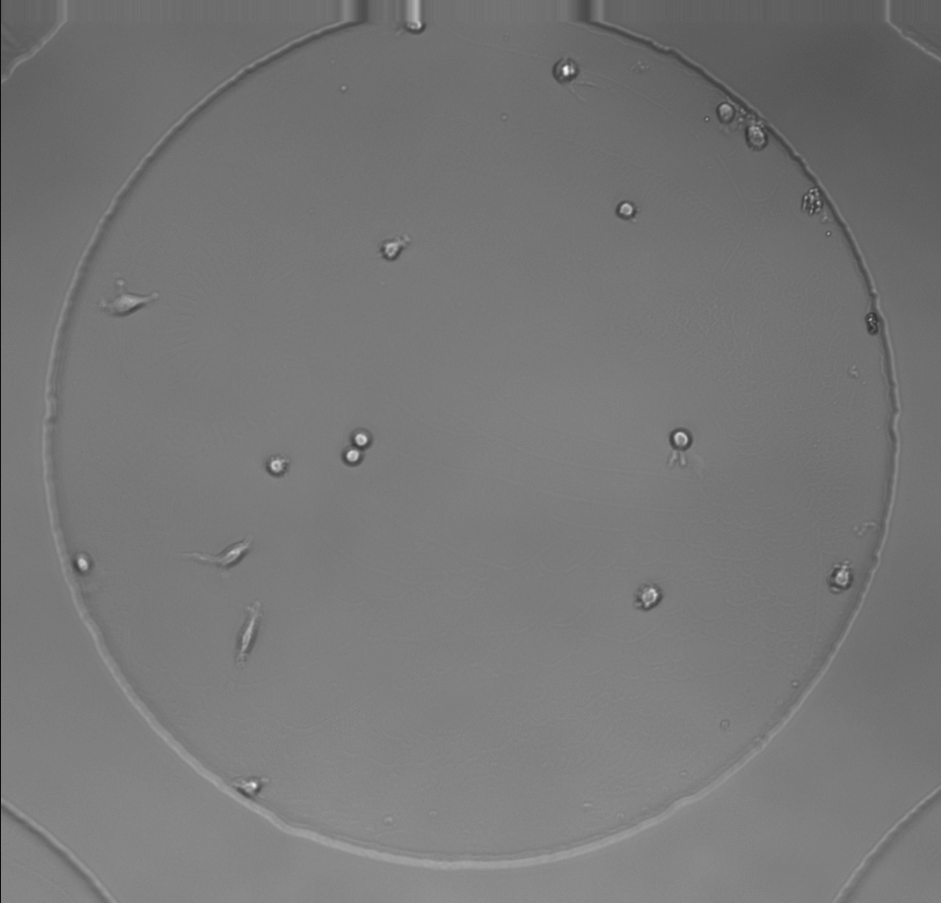
#> input picture hucre.png, 942 x 903 px
$ jupyter execute 234327006_mesut_burak_potuk.ipynb
#> lines starting #> are read from the running program, lines starting #| are printed output that depends on the picture; after the words box and inside, x2 and y2 are one past the last pixel; in counts of white or black regions, pixels touching at a corner belong together
# Başlangıç Aşamaları: Görseli Tanımlama ve Okuma

---

[cell 1]
import cv2
import numpy as np
from matplotlib import pyplot as plt

#Aşağıda belirtilen algoritma segmenti, 'hucre.png' adı verilen bir görüntü dosyasının yüklenip yüklenemediğini sorgular ve eğer söz konusu dosya
# mevcut değilse, bir uyarı mesajını kullanıcı arayüzünde görüntüler. Dosyanın başarıyla yüklenmesi durumunda, algoritma görüntünün orijinal halini
#ekranda sergiler. Bu işlem, dosya erişilebilirliğinin kontrol edilmesi ve görüntüleme işlevlerinin uygulanması bakımından önemli bir adımdır.
#Bu durum, veri yolu üzerindeki dosyanın durumunu denetlemek ve bulguları görsel olarak sunmak için kullanılan standart bir yöntemdir.

# Orjinal Görsel
imagePath = "hucre.png" # Dosya yolu
originalPhoto = cv2.imread(imagePath, cv2.IMREAD_GRAYSCALE) # Belirtilen dosya yolundaki görüntüyü gri tonlamaya dönüştürerek okur.
#> originalPhoto is the input picture: shape (903, 942); min 14, max 255, mean 119.1

if originalPhoto is None:
    print("Görsel bulunamadı! Lütfen dosya yolunu kontrol ediniz.")
else:
  plt.figure(figsize=(25, 25))  # Genişlik ve yükseklik
  plt.subplot(2, 2, 1)
  plt.title('Original Image')
  plt.axis('off')
  plt.imshow(originalPhoto, cmap='gray')

# 1. Verilen Görüntüye Keskinleştirme İşlemi Uygulama

[cell 2]
# İlk etapta yüklenen görsel üzerinde gerçekleştirilen işlemler, görüntü keskinleştirme metodolojileri içermektedir.
# İlk olarak, Gaussian Bulanıklaştırma (Gaussian Blur) teknikleri, görüntüdeki istenmeyen gürültü ve detayların yumuşatılması amacıyla uygulanmıştır.
# Kullanılan 9x9 boyutundaki kernel, bu bulanıklaştırma işleminin yoğunluğunu tanımlamaktadır. Standart sapma değeri olan 10, bulanıklaştırmanın
# yayılma derecesini kontrol eder ve bu parametre bulanıklık etkisinin ne ölçüde genişleyeceğini belirler.
# İkinci aşamada, addWeighted fonksiyonu devreye sokularak görselin detayları üzerinde vurgulama yapılmış ve görüntü daha keskin bir hal alması
# sağlanmıştır. Bu işlem sırasında, bulanıklaştırılmış görüntünün negatif değerlerinin orijinal görüntüye eklenmesiyle kenar vurgulamaları
# güçlendirilmiş ve netlik artırılmıştır. Burada kullanılan 1.5 ağırlık katsayısı, orijinal görüntünün ne oranda korunacağını ifade ederken,
# 0.5 değeri bulanık görüntünün ağırlığını belirlemektedir. Bu süreçlerin tamamı, görsel detayların artırılmasına ve buna bağlı olarak görüntü
# kalitesinin iyileştirilmesine katkıda bulunmaktadır.

if originalPhoto is None:
    print("Görsel bulunamadı! Lütfen dosya yolunu kontrol ediniz.")
else:
  # [9 lines of commented-out code are left out]

  gaussianBlurPhoto = cv2.GaussianBlur(originalPhoto, (9, 9), 10)
  sharpenedImage = cv2.addWeighted(originalPhoto, 1.5, gaussianBlurPhoto, -0.5, 0)

  #son olarak çözümü yukarıdaki kodlarla buldum. 9x9 luk kernel uyguladığımda görüntüyü sizin görüntünüze daha çok benzettim.

  plt.figure(figsize=(25, 25))  # Genişlik ve yükseklik
  plt.subplot(2, 2, 1)
  plt.title('Sharpening')
  plt.axis('off')
  plt.imshow(sharpenedImage, cmap='gray')

# 2. Görüntüye Eşikleme Yöntemi Uygulayarak İkili Görüntüye Dönüştürme

[cell 3]
# Görüntü işleme sürecinde bir dizi denemeler uygulanmıştır.
# Nihai olarak, adaptif eşikleme metodunun (adaptiveThreshold) uygulanmasıyla en tatmin edici sonuçlara ulaşıldığı gözlemlenmiştir.
# Adaptif eşikleme, lokal görüntü özelliklerine dayalı olarak dinamik bir eşik değeri belirleyen ve böylece sabit eşikleme metodlarına göre
# daha esnek sonuçlar üreten bir tekniktir. Bu bağlamda, maksimum piksel değeri olarak belirlenen 155, eşikleme işlemi sonucunda piksellerin
# beyaza dönüştürülmesi için kullanılan değerdir. Eşikleme işleminin ikili doğasını (THRESH_BINARY) ifade eden bu parametre, piksellerin ya
# maksimum ya da minimum değere ayarlandığı bir karar mekanizması uygular. Burada belirtilen 23 piksellik blok boyutu, her bir piksel için eşik
# değerinin hesaplanmasında kullanılan yerel komşuluk alanını temsil eder ve bu, 23x23'lük bir matris kullanılarak gerçekleştirilir.
# Ek olarak, sabit C olarak ifade edilen 29 değeri, ortalama veya ağırlıklı ortalama hesaplamalarından çıkarılacak olan ayar değeridir.
# Bu süreçteki detaylı parametre ayarlamaları, veri setinin özelliklerine en uygun sonuçları elde etmek için titizlikle seçilmiştir.
# Elde edilen sonuçlar, adaptif eşikleme tekniğinin, verilen görüntü işleme senaryosunda başarılı bir şekilde uygulandığını göstermektedir.

#Aşağıdaki kod bloğunda eşikleme yöntemi uygulanmıştır.

if sharpenedImage is None:
    print("Keskinleştirme adımı uygulanmadı! Lütfen önceki aşamayı çalıştırdıktan sonra tekrar deneyiniz.")
else:
    #(T, invertedThresh) = cv2.threshold(sharpenedImage, 160, 255, cv2.THRESH_BINARY_INV)
    #(T, thresh) = cv2.threshold(sharpenedImage, 160, 255, cv2.THRESH_BINARY)
    #ret, invertedThresh = cv2.threshold(sharpenedImage, 120, 255, cv2.THRESH_TRUNC)
    #ret, thresh = cv2.threshold(sharpenedImage, 160, 255, cv2.THRESH_TOZERO)
    #invertedThresh = cv2.bitwise_not(thresh) # Siyah ve beyaz renkleri değiştirerek eşiklenmiş görüntüyü tersine çevirir. Görüntü pikselleri 0-1 aralığına getirilir.

    #doğru işlemi bulabilmek için yukarıda yer alan yöntemleri denedim ama istediğim verimi sadece aşağıdaki kodda bulabildim.
    invertedThresh = cv2.adaptiveThreshold(sharpenedImage, 155, cv2.ADAPTIVE_THRESH_GAUSSIAN_C, cv2.THRESH_BINARY, 23, 29)
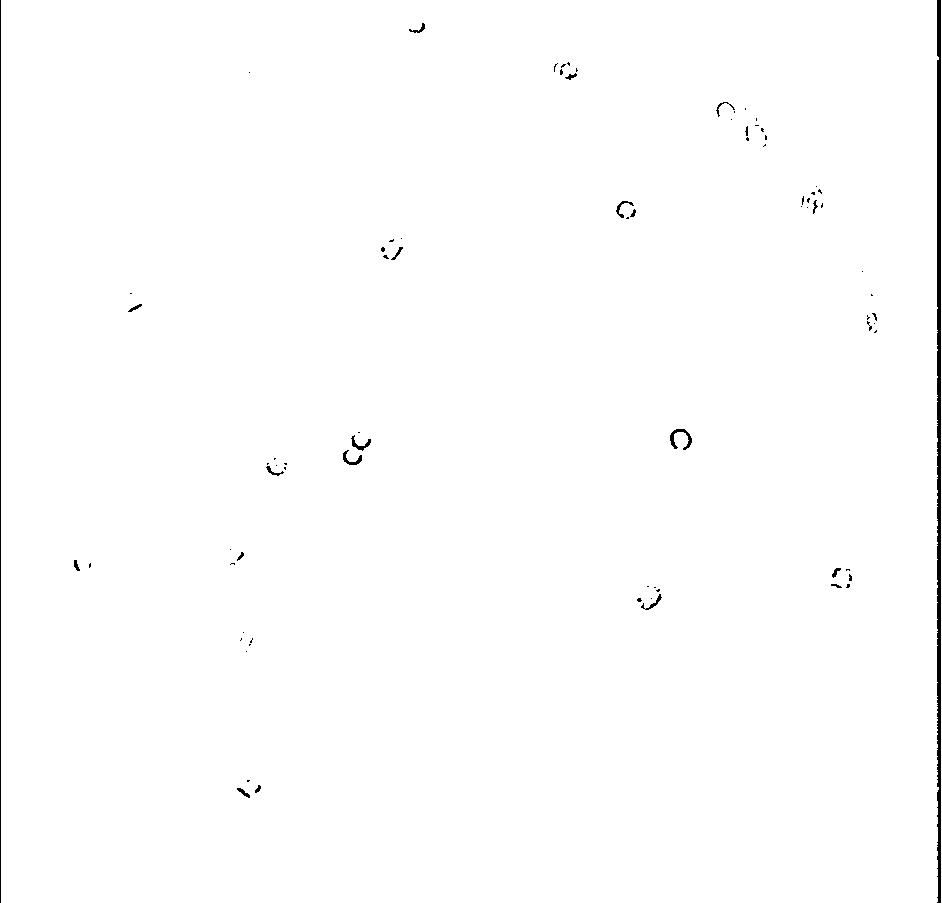
#> invertedThresh: shape (903, 942); values 0 (black) and 155 (white), 99.3% white; 81 black regions (59 under 20 px), largest, box (x1, y1, x2, y2) and area: (937, 0, 941, 903) 3414, (0, 0, 1, 903) 903, (670, 429, 692, 450) 166

    #invertedThresh = cv2.bitwise_not(invertedThresh)

    plt.figure(figsize=(25, 25))  # Genişlik ve yükseklik
    plt.subplot(2, 2, 1)
    plt.title('Threshold')
    plt.axis('off')
    plt.imshow(invertedThresh, cmap='gray')

# 3. Bileşen Sayısını Azaltmak için Morfolojik Teknik Uygulama

[cell 4]
# Gürültüyü azaltmak ve istenmeyen noktaları görüntüden çıkartmak için açma (opening) işlemi uygulanmıştır.
# Seçilen kernel boyutunda nesne sınırlarını düzeltmek ve nesneler arasında boşlukları küçültmek için kullanılmıştır.
# Canny ise erozyon işlemini yapılmış görseli alarak dış hatlarını belirlemek için kullanıldı.

if invertedThresh is None:
    print("Threshold adımı uygulanmadı! Lütfen önceki aşamayı çalıştırdıktan sonra tekrar deneyiniz.")
else:
    openingLastResult = cv2.morphologyEx(invertedThresh, cv2.MORPH_OPEN, np.ones((1, 1), np.uint8))
    erosionLastResult = cv2.erode(openingLastResult, np.ones((2, 2), np.uint8), iterations=1)
#> erosionLastResult: shape (903, 942); values 0 (black) and 155 (white), 99% white; 71 black regions (37 under 20 px), largest, box (x1, y1, x2, y2) and area: (937, 0, 942, 903) 4394, (0, 0, 2, 903) 1806, (670, 429, 693, 451) 237

    plt.figure(figsize=(25, 25))  # Genişlik ve yükseklik
    plt.subplot(2, 2, 1)
    plt.title('Morphologic')
    plt.axis('off')
    plt.imshow(erosionLastResult, cmap='gray')

    edgeList = cv2.Canny(erosionLastResult, 100,200)
#> edgeList: shape (903, 942); 0.39% white in thin lines or dots

    plt.figure(figsize=(25, 25))  # Genişlik ve yükseklik
    plt.subplot(2, 2, 1)
    plt.title('Edges')
    plt.axis('off')
    plt.imshow(edgeList, cmap='gray')

# 4. Verilen Görüntülere Bağlantı Bileşeni Etiketleme

---

[cell 5]
if edgeList is None:
    print("Edges adımı uygulanmadı! Lütfen önceki aşamayı çalıştırdıktan sonra tekrar deneyiniz.")
else:
    dilatedEdgeKernelSize = np.ones((7,7), np.uint8)
    dilatedEdgeFinalResult = cv2.dilate(edgeList,dilatedEdgeKernelSize,iterations=1)
#> dilatedEdgeFinalResult: shape (903, 942); 2.5% white; 24 white regions, largest, box (x1, y1, x2, y2) and area: (933, 0, 942, 903) 6599, (0, 0, 5, 903) 4515, (339, 428, 375, 469) 987

     # Bağlı bileşenleri bul ve istatistikleri al
    _, labels, stats, centroids = cv2.connectedComponentsWithStats(dilatedEdgeFinalResult)
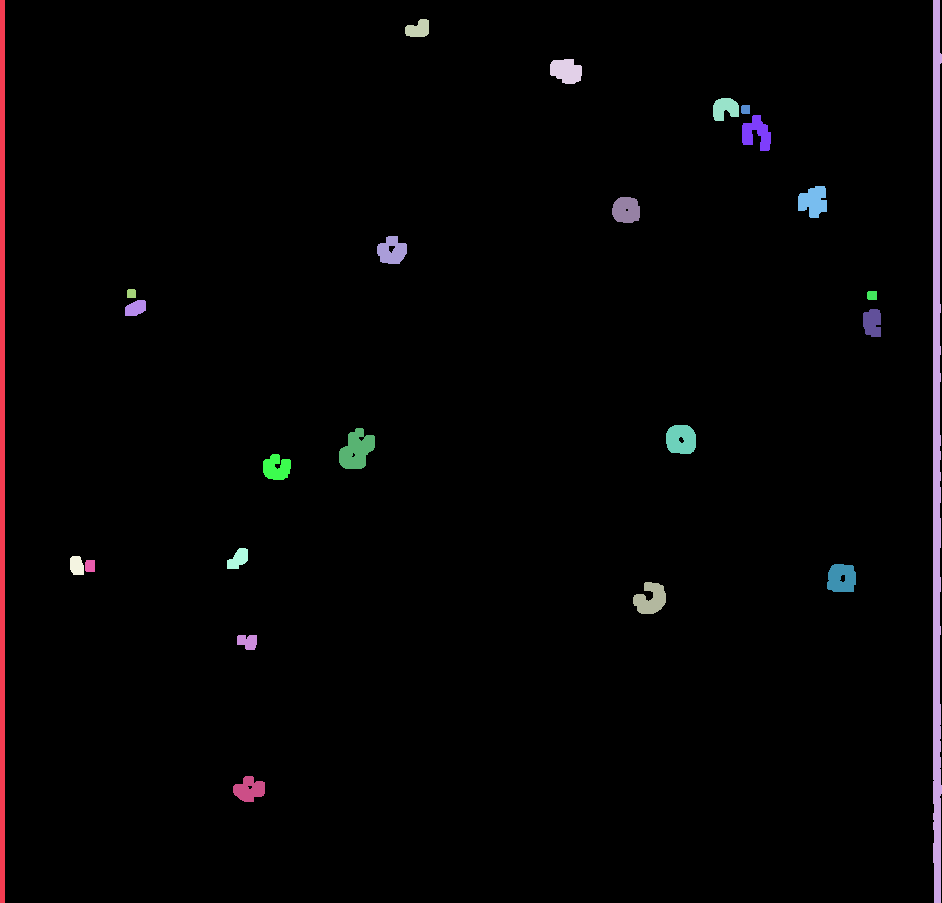
#> labels: shape (903, 942) int32; 25 distinct labels, from 0 to 24; one colour per label, 0 black
#> stats = 25 rows, first 6: [5, 0, 937, 903, 829493], [0, 0, 5, 903, 4515], [933, 0, 9, 903, 6599], [405, 19, 24, 18, 329], [550, 59, 32, 25, 626], [713, 98, 26, 23, 449]; centroids = 25 pairs, first value 2 to 936.2, second value 28.75 to 789.1

    # [6 lines of commented-out code are left out]
    dilatedImage = dilatedEdgeFinalResult

    plt.figure(figsize=(25, 25))  # Genişlik ve yükseklik
    plt.subplot(2, 2, 1)
    plt.title('Dilation')
    plt.axis('off')
    plt.imshow(dilatedImage, cmap='gray')

# 5.6.7. Aşamaları Aşağıdaki 3 maddeyi içermektedir.

5. Algılanan Bileşenleri/nesneleri Farklı Renklerle Görüntüleme
6. Her Bölge/nesne İçin Alanı, Yönü ve Daireselliği Hesaplama
7. Her Bölgenin Sınıf Piksellerini Tanımlama ve Alanın Çevreye Oranını, Kompaktlığını Hesaplama

[cell 6]
# Aşağıdaki adımda label etiketleriyle manuel renklendirme işlemi uyguladım Bu şekilde renkleri tutturabildim.
# Eğer otomatik renklendirme işlemi ile yapılması gerekiyorsa aşağıda bulunan #colorMap = cv2.applyColorMap(np.uint8(labels * 255 / labels.max()), cv2.COLORMAP_JET)
# Kod satırını aktif ederek otomatik renklendirme varyasyonu da görünebilir. Raporda bu görüntüye de yer verdim.

def paintingFunction(label,circularity):
    #6 - bekle
    #11 gizle
    #12 gizle
    if 1 <= label <= 3:
        return (255,204,0)
    elif 4 <= label <= 6:
        return (237, 255, 0)
    elif 7 <= label <= 8:
        return (0, 255, 0)
    elif 9 == label:
        return (0, 255, 255)
    elif 10 <= label <= 13:
        if label == 11 or label == 12:
          return (0, 0, 0)
        else:
          return (0, 255, 255)
    elif 14 == label:
        return (30,144,255)
    elif 15 <= label <= 16:
        return (0, 0, 205)
    elif 17 == label:
        return (85,0,255)
    elif 18 == label:
        return (153,0,255)
    elif 19 <= label <= 20:
        return (221,0,255)
    elif 21 == label:
        return (255, 0, 221)
    elif 22 == label:
        return (255, 0, 152)
    elif 23 == label:
        return (255, 0, 84)
    elif 24 == label:
        return (255, 0,8)
    elif 25 >= label <= 100:
        return (255, 255,255)
    else:
      return (0, 0, 0)

if dilatedImage is None:
    print("Dilation adımı uygulanmadı! Lütfen önceki aşamayı çalıştırdıktan sonra tekrar deneyiniz.")
else:
    dilatedImage = cv2.cvtColor(dilatedImage,cv2.COLOR_BGR2RGB)
    #colorMap = cv2.applyColorMap(np.uint8(labels * 255 / labels.max()), cv2.COLORMAP_JET)

    # Her bir etiket için renkli görüntünün güncellenmesi
    for i in range(1, len(stats)):

      # Alanı hesaplıyoruz.
      area = stats[i][4]  # İstatistikler dizisinin 4. sütunu alanı temsil eder

      # Yönü hesaplıyoruz
      centroid = (stats[i][0], stats[i][1])  # İstatistikler dizisinin 0. ve 1. sütunları x ve y koordinatlarını temsil eder
      direction = np.arctan2(centroid[1], centroid[0])
      circularity = 4 * np.pi * float(area) / (float(stats[i][2] * stats[i][3]))

      print("Bölge/nesne {} alanı: {} , yönü: {:.2f}, daireselliği: {:.2f}".format(i, area, direction, circularity))

      # Filtrelenmiş maskeden sadece o etiketin piksellerini alıyoruz
      selectedPixels = (labels == i).astype(np.uint8) * 255

      # Daireselliği kontrol ediyoruz. Eğer daireselliği 0.2 üzerindeyse (küçük noktaları pürüzleri boyamak istemiyorum) boyama işlemi için gerekli fonksiyona gönderiyorum.
      color = paintingFunction(i,circularity) if circularity > 0.2 else (0, 0, 0)

      contours, _ = cv2.findContours(selectedPixels, cv2.RETR_EXTERNAL, cv2.CHAIN_APPROX_SIMPLE)

      # Renklendirilmiş görüntü oluşturma ve konturları boyama adımıdır.
      # Her bir gücre için belirlenen renk kullanılarak kontur boyanır. DrawContours methodu, belirtilen renkte konturu boyar.
      # Renklendirilmiş görüntü, her bir hücrenin renkli konturlarını içerir. Dairesellik değerine göre belirlenmiştir.

      for j, contour in enumerate(contours, start=1):
          cv2.drawContours(dilatedImage, [contour], -1, color, thickness=cv2.FILLED)

      # Her bölge içindeki hücrelerin kompaktlık hesaplaması ve konturların bulunması
      contours, _ = cv2.findContours(selectedPixels, cv2.RETR_EXTERNAL, cv2.CHAIN_APPROX_SIMPLE)

      # Her bir kontur için kompaktlık hesaplaması
      for j, contour in enumerate(contours, start=1):
          contourArea = cv2.contourArea(contour) # Kontur alanını hesaplama
          contour_perimeter = cv2.arcLength(contour, True) # Kontur çevresini hesaplama
          compactness = contourArea / contour_perimeter if contour_perimeter != 0 else 0 # Kompaktlık hesaplama
          print("Hücre {} alanı: {}, Hücre çevresi: {}, Hücre kompaktlığı: {:.2f}".format(j, contourArea, contour_perimeter, compactness))
#> this loop made 24 passes
#> (area, centroid, direction, circularity, color) on passes 2 to 9: (6599, (933, 0), 0, 10.2, (255, 204, 0)), (329, (405, 19), 0.0469, 9.57, (255, 204, 0)), (626, (550, 59), 0.107, 9.83, (237, 255, 0)), (449, (713, 98), 0.137, 9.44, (237, 255, 0)), (79, (741, 105), 0.141, 12.26, (237, 255, 0)), (633, (742, 115), 0.154, 7.62, (0, 255, 0)), (679, (798, 186), 0.229, 9.19, (0, 255, 0)), (615, (612, 197), 0.311, 10.62, (0, 255, 255))
#> (printed output is left out)
#> pass 1, `selectedPixels = (labels == i).astype(np.uint8) * 255`:
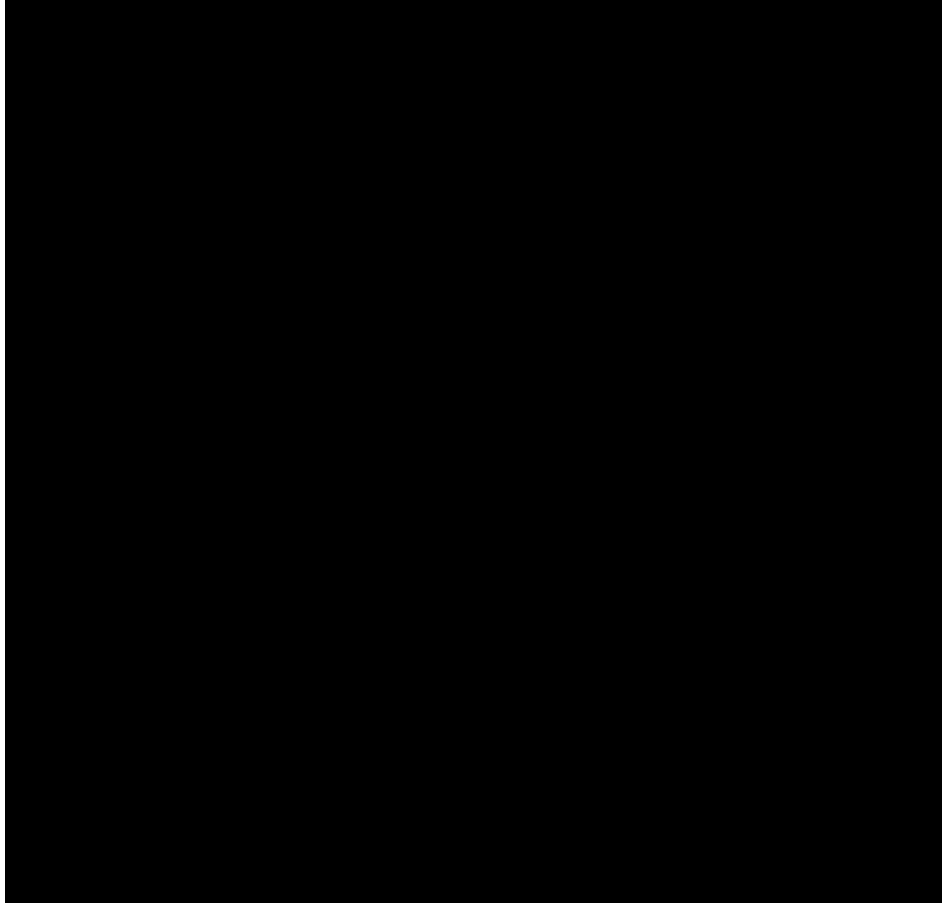
#> selectedPixels: shape (903, 942); 0.53% white; 1 white region, box (x1, y1, x2, y2) and area: (0, 0, 5, 903) 4515
#> pass 3, `selectedPixels = (labels == i).astype(np.uint8) * 255`:
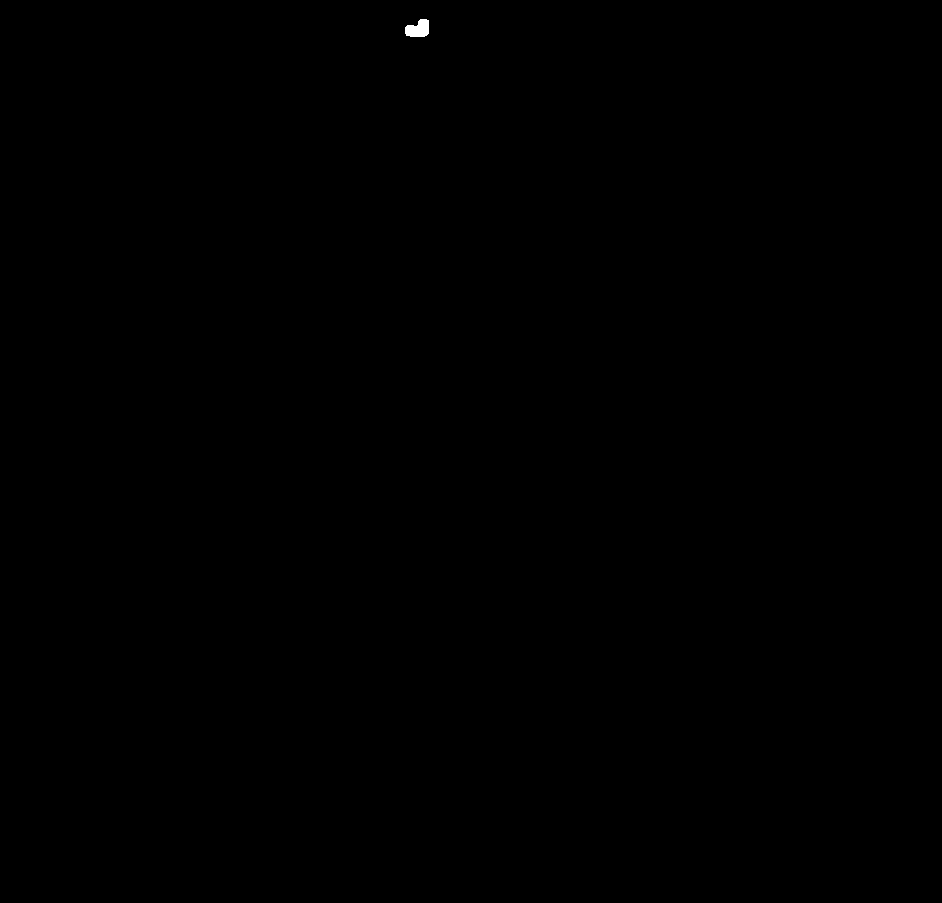
#> selectedPixels: shape (903, 942); 0.04% white; 1 white region, box (x1, y1, x2, y2) and area: (405, 19, 429, 37) 329
#> (the rest of the program and of its run is left out)
